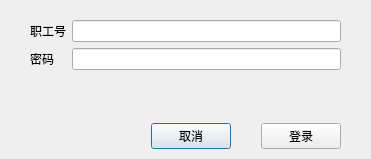
<?xml version="1.0" encoding="UTF-8"?>
<ui version="4.0">
 <class>login_dialog</class>
 <widget class="QDialog" name="login_dialog">
  <property name="geometry">
   <rect>
    <x>0</x>
    <y>0</y>
    <width>371</width>
    <height>159</height>
   </rect>
  </property>
  <property name="windowTitle">
   <string>Dialog</string>
  </property>
  <property name="sizeGripEnabled">
   <bool>false</bool>
  </property>
  <layout class="QGridLayout" name="gridLayout" rowstretch="0,0,0,0,0,0,0" columnstretch="0,0">
   <property name="leftMargin">
    <number>30</number>
   </property>
   <property name="topMargin">
    <number>20</number>
   </property>
   <property name="rightMargin">
    <number>30</number>
   </property>
   <property name="bottomMargin">
    <number>10</number>
   </property>
   <item row="4" column="1">
    <widget class="QLineEdit" name="password">
     <property name="focusPolicy">
      <enum>Qt::ClickFocus</enum>
     </property>
     <property name="inputMask">
      <string notr="true"/>
     </property>
     <property name="text">
      <string/>
     </property>
     <property name="frame">
      <bool>true</bool>
     </property>
     <property name="echoMode">
      <enum>QLineEdit::Password</enum>
     </property>
    </widget>
   </item>
   <item row="3" column="1">
    <widget class="QLineEdit" name="staff_id">
     <property name="inputMask">
      <string/>
     </property>
    </widget>
   </item>
   <item row="3" column="0">
    <widget class="QLabel" name="label">
     <property name="text">
      <string>职工号</string>
     </property>
    </widget>
   </item>
   <item row="6" column="1">
    <layout class="QHBoxLayout" name="horizontalLayout">
     <property name="spacing">
      <number>30</number>
     </property>
     <item>
      <spacer name="horizontalSpacer">
       <property name="orientation">
        <enum>Qt::Horizontal</enum>
       </property>
       <property name="sizeHint" stdset="0">
        <size>
         <width>40</width>
         <height>20</height>
        </size>
       </property>
      </spacer>
     </item>
     <item>
      <widget class="QPushButton" name="cancel_btn">
       <property name="focusPolicy">
        <enum>Qt::ClickFocus</enum>
       </property>
       <property name="text">
        <string>取消</string>
       </property>
      </widget>
     </item>
     <item>
      <widget class="QPushButton" name="login_btn">
       <property name="text">
        <string>登录</string>
       </property>
      </widget>
     </item>
    </layout>
   </item>
   <item row="4" column="0">
    <widget class="QLabel" name="label_2">
     <property name="text">
      <string>密码</string>
     </property>
    </widget>
   </item>
   <item row="5" column="1">
    <spacer name="verticalSpacer">
     <property name="orientation">
      <enum>Qt::Vertical</enum>
     </property>
     <property name="sizeHint" stdset="0">
      <size>
       <width>20</width>
       <height>40</height>
      </size>
     </property>
    </spacer>
   </item>
  </layout>
 </widget>
 <resources/>
 <connections>
  <connection>
   <sender>cancel_btn</sender>
   <signal>clicked()</signal>
   <receiver>login_dialog</receiver>
   <slot>reject()</slot>
   <hints>
    <hint type="sourcelabel">
     <x>182</x>
     <y>129</y>
    </hint>
    <hint type="destinationlabel">
     <x>185</x>
     <y>79</y>
    </hint>
   </hints>
  </connection>
  <connection>
   <sender>login_btn</sender>
   <signal>clicked()</signal>
   <receiver>login_dialog</receiver>
   <slot>login()</slot>
   <hints>
    <hint type="sourcelabel">
     <x>292</x>
     <y>129</y>
    </hint>
    <hint type="destinationlabel">
     <x>353</x>
     <y>99</y>
    </hint>
   </hints>
  </connection>
 </connections>
 <slots>
  <slot>login()</slot>
 </slots>
</ui>
